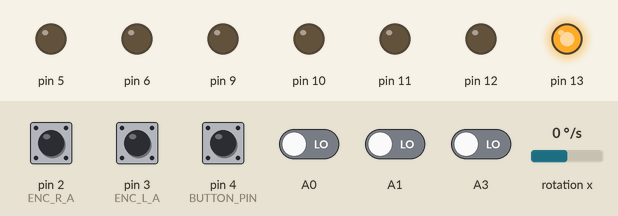
This program was run on a simulated Arduino Nano, built with avr-gcc and run on an emulated ATmega328P. Shown: output pins drawn as LEDs (lit = HIGH). Wiring (inferred from the names in the program): MPU-6050 motion sensor at I2C address 0x68. Dashed ring = blinking. The inputs (shaded band) are chosen by the test bench; at power-on: pin 2 (ENC_R_A), pin 3 (ENC_L_A), pin 4 (BUTTON_PIN) HIGH, A0, A1, A3 LOW, rotation x 0 °/s. Pins used as bus, display or sensor lines are not drawn; what the program prints to the serial monitor is not drawn.

Above: at 1.2 s.
1.3 s: pin 4 (BUTTON_PIN) pulled LOW for 0.15 s
3.0 s: pin 4 (BUTTON_PIN) pulled LOW for 1 s
At 5.9 s:
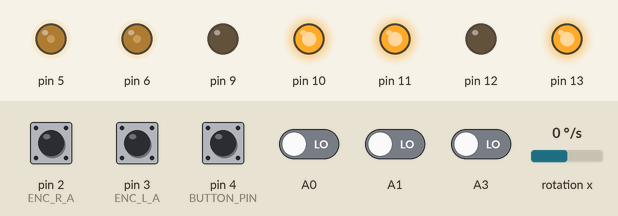
7.0 s: rotation x set to -192 °/s
At 9.9 s:
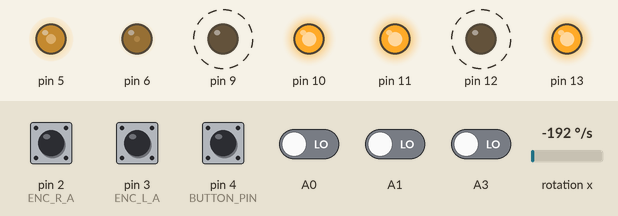
10.0 s: rotation x set to 0 °/s
At 12.8 s:
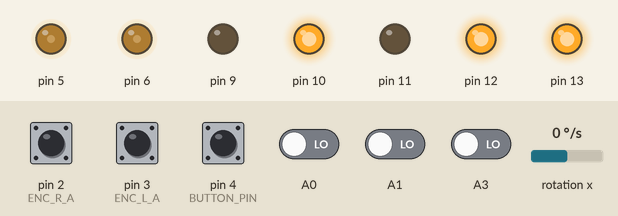
13.0 s: rotation x set to 100 °/s
Timing chart, 0 to 17.0 s (numbered marks = the images above; inputs shaded):
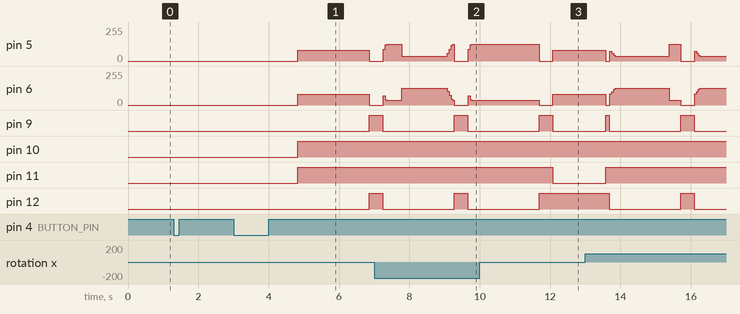

Measured:
- after the input at 1.3 s, every drawn part: stays the same
- after the input at 3.0 s, pin 5, pin 6: 0/255 → 80/255 after 1.8 s, → 0/255 2.0 s later; pin 9, pin 12: LOW → HIGH after 3.9 s; pin 10, pin 11: LOW → HIGH after 1.8 s
- after the input at 10.0 s, pin 9, pin 11: goes on until 12.1 s, then stays LOW; pin 12: goes on until 11.7 s, then stays HIGH

The program:

main.cpp
```cpp
// Test: Stage 6 — Exploration Mode
// This is the first PHYSICAL integration test. The robot will:
//   1. Start at (0,0) facing NORTH
//   2. On each step: read sensors, update maze, flood fill, choose dir, turn, move
//   3. Stop when it reaches the goal zone (center 4 cells)
// Serial Monitor will show coordinates and maze state after each step.

#include "config.h"
#include "motion.h"
#include "imu.h"
#include "motors.h"
#include "encoders.h"
#include "sensors.h"
#include "maze.h"
#include "navigation.h"
#include <Arduino.h>

// ── Button state machine ─────────────────────────────────────────────────────
enum TestState { TST_IDLE, TST_CALIBRATING, TST_READY, TST_EXPLORING, TST_DONE };
TestState state = TST_IDLE;

unsigned long buttonPressTime = 0;
bool buttonHeld = false;

bool checkLongPress() {
  if (digitalRead(BUTTON_PIN) == LOW) {
    if (buttonPressTime == 0) buttonPressTime = millis();
    else if (millis() - buttonPressTime > 1000) { buttonHeld = true; return true; }
  } else {
    if (buttonHeld) { buttonHeld = false; buttonPressTime = 0; return false; }
    buttonPressTime = 0;
  }
  return false;
}

void waitForRelease() {
  while (digitalRead(BUTTON_PIN) == LOW) delay(10);
  delay(50);
}

uint8_t selectedStartX = 0;

void setup() {
  Serial.begin(115200);
  pinMode(BUTTON_PIN, INPUT_PULLUP);

  initMotion();
  initSensors();

  Serial.println(F("=== Stage 6: Exploration Mode ==="));
  Serial.println(F("Start Selection:"));
  Serial.println(F("  -> SHORT CLICK button = LEFT Start (0,0)"));
  Serial.println(F("  -> HOLD 1 SEC button  = RIGHT Start (7,0)"));
}

void loop() {
  // ── Long-press during exploring/ready = reset ──────────────────────────────
  if (state != TST_IDLE && checkLongPress()) {
    Serial.println(F("\n[RESET] Returning to IDLE."));
    state = TST_IDLE;
    brake();
    delay(500);
    buttonHeld = false;
    buttonPressTime = 0;
    Serial.println(F("Short click = Left (0,0) | Hold 1s = Right (7,0)"));
    return;
  }

  switch (state) {

    case TST_IDLE:
      if (digitalRead(BUTTON_PIN) == LOW) {
        unsigned long pressStart = millis();
        while (digitalRead(BUTTON_PIN) == LOW) {
          delay(10);
        }
        unsigned long duration = millis() - pressStart;
        delay(50); // debounce

        bool isRight = false;
#if FORCE_START_SIDE == 'R'
        isRight = true;
#elif FORCE_START_SIDE == 'L'
        isRight = false;
#else
        isRight = (duration >= 800);
#endif

        if (isRight) {
          selectedStartX = 7;
          Serial.println(F("\n>>> [SELECTED: RIGHT START (7,0)] <<<"));
        } else {
          selectedStartX = 0;
          Serial.println(F("\n>>> [SELECTED: LEFT START (0,0)] <<<"));
        }

        state = TST_CALIBRATING;
      }
      break;

    case TST_CALIBRATING:
      Serial.println(F("Calibrating IMU — keep bot STILL..."));
      initIMU();

      initNavigation(selectedStartX, 0, NORTH);

      Serial.print(F("Ready at ("));
      Serial.print(selectedStartX);
      Serial.println(F(",0). Click button to START EXPLORATION."));
      state = TST_READY;
      break;

    case TST_READY:
      if (digitalRead(BUTTON_PIN) == LOW && !buttonHeld) {
        waitForRelease();
        delay(500); // Small pause before launch
        Serial.println(F("Starting exploration..."));
        state = TST_EXPLORING;
      }
      break;

    case TST_EXPLORING: {
      // Log current position before moving
      Serial.print(F("Pos: ("));
      Serial.print(botX); Serial.print(F(","));
      Serial.print(botY); Serial.print(F(") Dir: "));
      const char* dNames[] = { "N", "E", "S", "W" };
      Serial.println(dNames[botDir]);

      // Execute one explore step
      bool atGoal = exploreStep();

      if (atGoal) {
        Serial.println(F("\n*** GOAL REACHED! ***"));
        Serial.print(F("Final position: ("));
        Serial.print(botX); Serial.print(F(","));
        Serial.print(botY); Serial.println(F(")"));
        Serial.println(F("Hold button to reset and run again."));

        printMaze();

        state = TST_DONE;
      }
      break;
    }

    case TST_DONE:
      // Wait for long-press reset
      break;
  }
}
```

encoders.h
```cpp
#pragma once

#include "config.h"

extern volatile long leftTicks;
extern volatile long rightTicks;

void initEncoders();
void resetEncoders();
long getLeftTicks();
long getRightTicks();
```

floodfill.h
```cpp
#pragma once

#include <stdint.h>
#include "config.h"
#include "maze.h"

void floodFill();
Direction getBestDirection(uint8_t x, uint8_t y, Direction heading);
```

imu.h
```cpp
#pragma once

#include "config.h"

bool initIMU();
bool calibrateGyro();
void updateYawAngle();
float getYawAngle();
void resetYaw();
```

maze.h
```cpp
#pragma once

#include <stdint.h>
#include "config.h"

struct Cell {
  uint8_t walls;     // Bitmask: bit 0=N, 1=E, 2=S, 3=W
  uint8_t distance;  // Flood fill distance value (0-255)
  bool visited;      // Has robot entered this cell?
};

extern Cell maze[MAZE_SIZE][MAZE_SIZE];

void initMaze();
void updateWalls(uint8_t x, uint8_t y, Direction heading,
                 bool wF, bool wL, bool wR);
bool isGoal(uint8_t x, uint8_t y);
void printMaze();
```

motion.h
```cpp
#pragma once

#include "config.h"

// Initialize motion dependencies (if any specific state is needed)
void initMotion();

// High level movement functions
void moveForward(float distance_cm);
void turnRight90();
void turnLeft90();
void turnBack();

// Helpers to get IMU and Encoders for PID feedback loops
void updateMotionState();
```

motors.h
```cpp
#pragma once

#include "config.h"

void initMotors();
void setMotors(int leftPWM, int rightPWM);
void brake();
```

navigation.h
```cpp
#pragma once

#include <stdint.h>
#include "config.h"
#include "maze.h"

// ── Robot position state (exported so test sketches can read them) ──────────
extern uint8_t  botX;
extern uint8_t  botY;
extern Direction botDir;

// ── Lifecycle ────────────────────────────────────────────────────────────────
void initNavigation(uint8_t startX = 0, uint8_t startY = 0, Direction startHeading = NORTH);

// ── Exploration ──────────────────────────────────────────────────────────────
// Execute exactly one explore step:
//   read sensors → update walls → flood fill → choose direction → turn → move
// Returns true when the goal has been reached.
bool exploreStep();

// ── Turn helper ──────────────────────────────────────────────────────────────
// Turn the bot to face `target` from `current` using the shortest rotation.
void turnToFace(Direction target, Direction current);

// ── Speed-run (Stage 7) stubs ────────────────────────────────────────────────
void computeSpeedRunPath();
void executeSpeedRun();
```

sensors.h
```cpp
#pragma once

#include "config.h"

// Expose state variables for debugging/dashboarding
extern float distFront;
extern float distLeft;
extern float distRight;

extern bool isWallFront;
extern bool isWallLeft;
extern bool isWallRight;

void initSensors();

// Call this function continuously in the loop to get fresh data
void updateSensors();

bool wallFront();
bool wallLeft();
bool wallRight();
```

encoders.cpp
```cpp
#include "encoders.h"
#include <Arduino.h>

volatile long leftTicks = 0;
volatile long rightTicks = 0;

void leftISR() {
  // Left motor forward = +ve ticks
  if (digitalRead(ENC_L_B) == LOW)
    leftTicks++;
  else
    leftTicks--;
}

void rightISR() {
  // Right motor forward = +ve ticks
  if (digitalRead(ENC_R_B) == HIGH)
    rightTicks++;
  else
    rightTicks--;
}

void initEncoders() {
  pinMode(ENC_L_A, INPUT);
  pinMode(ENC_L_B, INPUT);
  pinMode(ENC_R_A, INPUT);
  pinMode(ENC_R_B, INPUT);

  // Left encoder on D2 (INT0), Right encoder on D3 (INT1)
  attachInterrupt(digitalPinToInterrupt(ENC_L_A), leftISR, RISING);
  attachInterrupt(digitalPinToInterrupt(ENC_R_A), rightISR, RISING);
}

void resetEncoders() {
  noInterrupts();
  leftTicks = 0;
  rightTicks = 0;
  interrupts();
}

long getLeftTicks() {
  noInterrupts();
  long t = leftTicks;
  interrupts();
  return t;
}

long getRightTicks() {
  noInterrupts();
  long t = rightTicks;
  interrupts();
  return t;
}
```

floodfill.cpp
```cpp
#include "floodfill.h"
#include "maze.h"
#include <Arduino.h>


#define QUEUE_SIZE 128

// ─────────────────────────────────────────────────────────────────────────────
// Neighbor offsets and wall masks for N, E, S, W
// ─────────────────────────────────────────────────────────────────────────────
static const int8_t dx[4] = {  0, +1,  0, -1 };  // N, E, S, W
static const int8_t dy[4] = { +1,  0, -1,  0 };
static const uint8_t wallBit[4] = { WALL_N, WALL_E, WALL_S, WALL_W };

// ─────────────────────────────────────────────────────────────────────────────
// floodFill: BFS from all 4 goal cells outward.
//   Every reachable cell gets a distance = fewest open-wall hops to goal.
// ─────────────────────────────────────────────────────────────────────────────
void floodFill() {
  // 1. Reset all distances
  for (uint8_t x = 0; x < MAZE_SIZE; x++) {
    for (uint8_t y = 0; y < MAZE_SIZE; y++) {
      maze[x][y].distance = 255;
    }
  }

  // 2. BFS queue (fixed array — no heap allocation on Arduino)
  //    Each entry is packed as (x << 4 | y) for compactness (values 0-7 each)
  uint8_t queue[QUEUE_SIZE];
  uint8_t head = 0, tail = 0;

  // 3. Seed the 4 goal cells at distance 0
  const uint8_t goalX[] = { GOAL_X1, GOAL_X1, GOAL_X2, GOAL_X2 };
  const uint8_t goalY[] = { GOAL_Y1, GOAL_Y2, GOAL_Y1, GOAL_Y2 };

  for (uint8_t i = 0; i < 4; i++) {
    uint8_t gx = goalX[i], gy = goalY[i];
    maze[gx][gy].distance = 0;
    queue[tail++] = (gx << 4) | gy;
  }

  // 4. BFS propagation
  while (head != tail) {
    uint8_t cell = queue[head++];
    if (head >= QUEUE_SIZE) head = 0; // ring buffer wrap

    uint8_t cx = (cell >> 4) & 0x0F;
    uint8_t cy = cell & 0x0F;

    uint8_t nextDist = maze[cx][cy].distance + 1;

    for (uint8_t dir = 0; dir < 4; dir++) {
      // Skip if there is a wall between current cell and neighbor
      if (maze[cx][cy].walls & wallBit[dir]) continue;

      int8_t nx = cx + dx[dir];
      int8_t ny = cy + dy[dir];

      // Bounds check
      if (nx < 0 || nx >= MAZE_SIZE || ny < 0 || ny >= MAZE_SIZE) continue;

      // Only update if we found a shorter path
      if (maze[nx][ny].distance > nextDist) {
        maze[nx][ny].distance = nextDist;
        queue[tail++] = ((uint8_t)nx << 4) | (uint8_t)ny;
        if (tail >= QUEUE_SIZE) tail = 0; // ring buffer wrap
      }
    }
  }
}

// ─────────────────────────────────────────────────────────────────────────────
// getBestDirection: Find the open neighbor with the lowest flood fill distance.
//   Prefers straight ahead to minimize turns if there's a tie.
// ─────────────────────────────────────────────────────────────────────────────
Direction getBestDirection(uint8_t x, uint8_t y, Direction heading) {
  uint8_t   bestDist  = 255;
  Direction bestDir   = heading;
  bool      foundOpen = false;

  // Check all 4 directions, prioritizing the current heading for ties
  for (int8_t offset = 0; offset < 4; offset++) {
    // Order: 0=straight, 1=right, 3=left, 2=back
    int8_t prio[4] = { 0, 1, 3, 2 }; // offsets from heading, priority order
    Direction dir = (Direction)(((int)heading + prio[offset] + 4) % 4);

    // Check for wall
    if (maze[x][y].walls & wallBit[dir]) continue;

    int8_t nx = x + dx[dir];
    int8_t ny = y + dy[dir];

    if (nx < 0 || nx >= MAZE_SIZE || ny < 0 || ny >= MAZE_SIZE) continue;

    if (!foundOpen) {
      bestDir = dir; // First valid open direction as safe fallback
      foundOpen = true;
    }

    bool isBetter = false;
    if (maze[nx][ny].distance < bestDist) {
      isBetter = true;
    } else if (maze[nx][ny].distance == bestDist && bestDist < 255) {
      // Tie-breaker: prefer unvisited neighbor over already visited neighbor
      int8_t bx = x + dx[bestDir];
      int8_t by = y + dy[bestDir];
      if (maze[bx][by].visited && !maze[nx][ny].visited) {
        isBetter = true;
      }
    }

    if (isBetter) {
      bestDist = maze[nx][ny].distance;
      bestDir  = dir;
    }
  }

  return bestDir;
}
```

imu.cpp
```cpp
#include "imu.h"
#include "config.h"
#include <Arduino.h>
#include <Wire.h>

static float yawAngle = 0.0;
static float gyroBias = 0.0;
static unsigned long lastIMUTime = 0;

static int16_t readRawGyro() {
  Wire.beginTransmission(MPU_ADDR);
  Wire.write(GYRO_REG);
  Wire.endTransmission(false);
  Wire.requestFrom(MPU_ADDR, 2);
  return Wire.read() << 8 | Wire.read();
}

bool initIMU() {
  Wire.begin();

  // Wake up MPU6050
  Wire.beginTransmission(MPU_ADDR);
  Wire.write(0x6B); // PWR_MGMT_1
  Wire.write(0x00);
  if (Wire.endTransmission() != 0) {
    return false; // MPU not found
  }

  // Set gyro range to ±250°/s
  Wire.beginTransmission(MPU_ADDR);
  Wire.write(0x1B);
  Wire.write(0x00);
  Wire.endTransmission();

  // Calibrate the IMU so that robot doesn't drift
  // wildly before we even begin!
  calibrateGyro();

  return true;
}

bool calibrateGyro() {
  long sum = 0;
  // Discard first few readings
  for (int i = 0; i < 50; i++) {
    readRawGyro();
    delay(2);
  }

  // Average 400 samples
  for (int i = 0; i < 400; i++) {
    sum += readRawGyro();
    delay(5);
  }
  gyroBias = sum / 400.0;
  lastIMUTime = micros();
  return true;
}

void updateYawAngle() {
  unsigned long now = micros();
  float dt = (now - lastIMUTime) / 1000000.0;
  lastIMUTime = now;

  int16_t raw = readRawGyro();
  float rate = (raw - gyroBias) / GYRO_SENS;

  // Positive yaw = left, negative yaw = right
  yawAngle += rate * dt;

  // Wrap to +/- 180 degrees
  if (yawAngle > 180.0) yawAngle -= 360.0;
  if (yawAngle < -180.0) yawAngle += 360.0;
}

float getYawAngle() {
  return yawAngle;
}

void resetYaw() {
  yawAngle = 0.0;
}
```

maze.cpp
```cpp
#include "maze.h"
#include <Arduino.h>


Cell maze[MAZE_SIZE][MAZE_SIZE];

// ─────────────────────────────────────────────────────────────────────────────
// initMaze: Reset all cells and stamp in the outer perimeter walls
// ─────────────────────────────────────────────────────────────────────────────
void initMaze() {
  for (uint8_t x = 0; x < MAZE_SIZE; x++) {
    for (uint8_t y = 0; y < MAZE_SIZE; y++) {
      maze[x][y].walls    = 0;
      maze[x][y].distance = 255; // Unknown / infinity
      maze[x][y].visited  = false;
    }
  }

  // Stamp outer perimeter walls
  for (uint8_t i = 0; i < MAZE_SIZE; i++) {
    maze[i][0].walls          |= WALL_S; // Bottom row: South wall
    maze[i][MAZE_SIZE-1].walls |= WALL_N; // Top row: North wall
    maze[0][i].walls          |= WALL_W; // Left col: West wall
    maze[MAZE_SIZE-1][i].walls |= WALL_E; // Right col: East wall
  }
}

// ─────────────────────────────────────────────────────────────────────────────
// updateWalls: Translate relative sensor readings to absolute wall bitmasks.
//   heading = robot's absolute compass direction (NORTH=0, EAST=1, SOUTH=2, WEST=3)
//   wF = front wall seen, wL = left wall seen, wR = right wall seen
// ─────────────────────────────────────────────────────────────────────────────
void updateWalls(uint8_t x, uint8_t y, Direction heading,
                 bool wF, bool wL, bool wR) {

  // Map (heading + relative offset) to absolute direction bitmask
  // Offset: 0=Front, 3=Left(-1=+3), 1=Right
  auto absBit = [](Direction h, int offset) -> uint8_t {
    int dir = ((int)h + offset) % 4;
    switch (dir) {
      case 0: return WALL_N;
      case 1: return WALL_E;
      case 2: return WALL_S;
      case 3: return WALL_W;
    }
    return 0;
  };

  // Absolute bitmasks for each relative sensor
  uint8_t frontBit = absBit(heading, 0);
  uint8_t rightBit = absBit(heading, 1);
  uint8_t leftBit  = absBit(heading, 3);

  if (wF) maze[x][y].walls |= frontBit;
  if (wR) maze[x][y].walls |= rightBit;
  if (wL) maze[x][y].walls |= leftBit;

  // ── Mirror to neighbors ────────────────────────────────────────────────────
  // Each wall is shared between two adjacent cells. We must update both.
  // Neighbor offsets: N=(0,+1), E=(+1,0), S=(0,-1), W=(-1,0)
  auto mirrorWall = [&](uint8_t bit) {
    int nx = x, ny = y;
    uint8_t mirrorBit;
    switch (bit) {
      case WALL_N: ny++; mirrorBit = WALL_S; break;
      case WALL_S: ny--; mirrorBit = WALL_N; break;
      case WALL_E: nx++; mirrorBit = WALL_W; break;
      case WALL_W: nx--; mirrorBit = WALL_E; break;
      default: return;
    }
    if (nx >= 0 && nx < MAZE_SIZE && ny >= 0 && ny < MAZE_SIZE) {
      maze[nx][ny].walls |= mirrorBit;
    }
  };

  if (wF) mirrorWall(frontBit);
  if (wR) mirrorWall(rightBit);
  if (wL) mirrorWall(leftBit);

  maze[x][y].visited = true;
}

bool isGoal(uint8_t x, uint8_t y) {
  return (x == GOAL_X1 || x == GOAL_X2) &&
         (y == GOAL_Y1 || y == GOAL_Y2);
}

// ─────────────────────────────────────────────────────────────────────────────
// printMaze: Renders an ASCII representation of the 8x8 grid to Serial.
//   Each cell is drawn with N/S/E/W walls and the distance number.
// ─────────────────────────────────────────────────────────────────────────────
void printMaze() {
  Serial.println(F("\n=== MAZE STATE ==="));

  // Print from North (top) down to South (bottom)
  for (int y = MAZE_SIZE - 1; y >= 0; y--) {

    // --- Top border of this row ---
    for (uint8_t x = 0; x < MAZE_SIZE; x++) {
      Serial.print((maze[x][y].walls & WALL_N) ? "+---" : "+   ");
    }
    Serial.println("+");

    // --- Cell content row ---
    for (uint8_t x = 0; x < MAZE_SIZE; x++) {
      // Print left wall
      Serial.print((maze[x][y].walls & WALL_W) ? "|" : " ");

      // Print distance or '??' if not yet calculated
      if (maze[x][y].distance < 255) {
        char buf[4];
        sprintf(buf, "%3u", maze[x][y].distance);
        Serial.print(buf);
      } else {
        Serial.print(" ? ");
      }
    }
    // Print rightmost wall
    Serial.print((maze[MAZE_SIZE-1][y].walls & WALL_E) ? "|" : " ");
    Serial.println();
  }

  // --- Bottom border of the last row ---
  for (uint8_t x = 0; x < MAZE_SIZE; x++) {
    Serial.print((maze[x][0].walls & WALL_S) ? "+---" : "+   ");
  }
  Serial.println("+");
  Serial.println();
}
```

Source omitted: motion.cpp (7210 bytes), motors.cpp (1401 bytes), navigation.cpp (4303 bytes), sensors.cpp (3096 bytes), config.h (4861 bytes)
